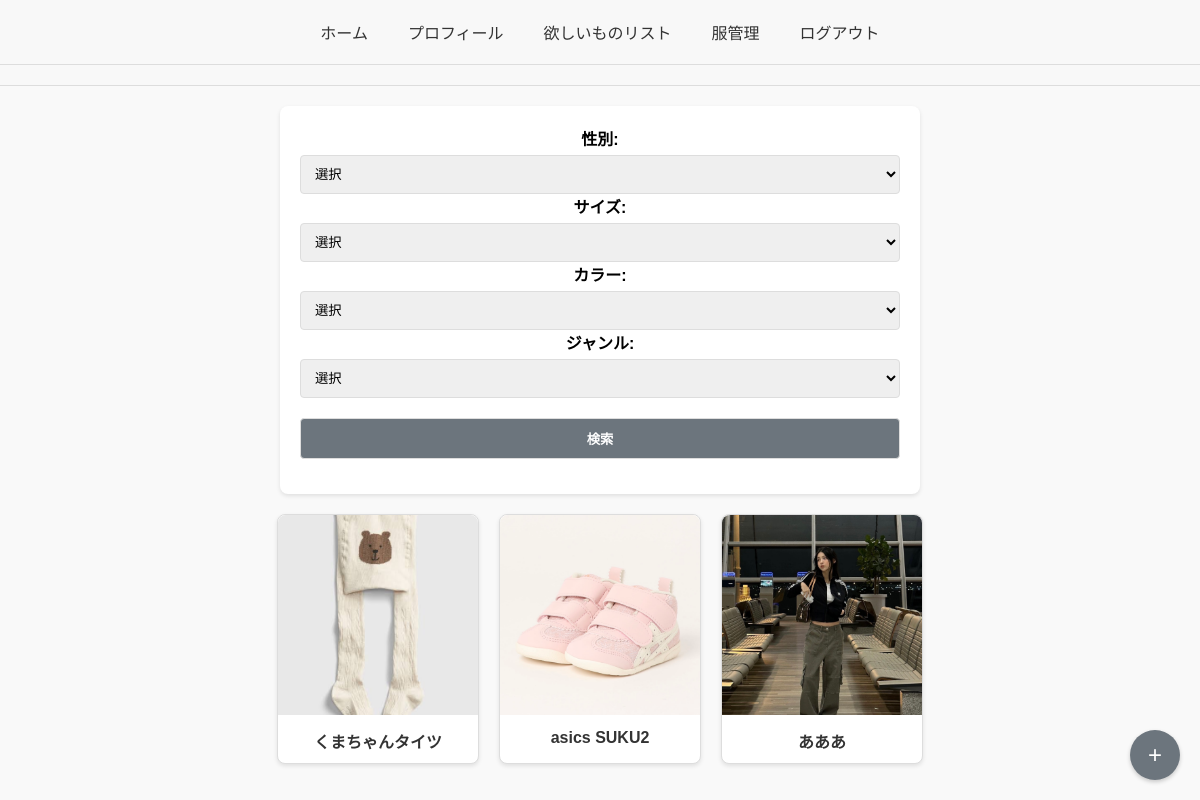
The page /clothes on the database as committed earlier.
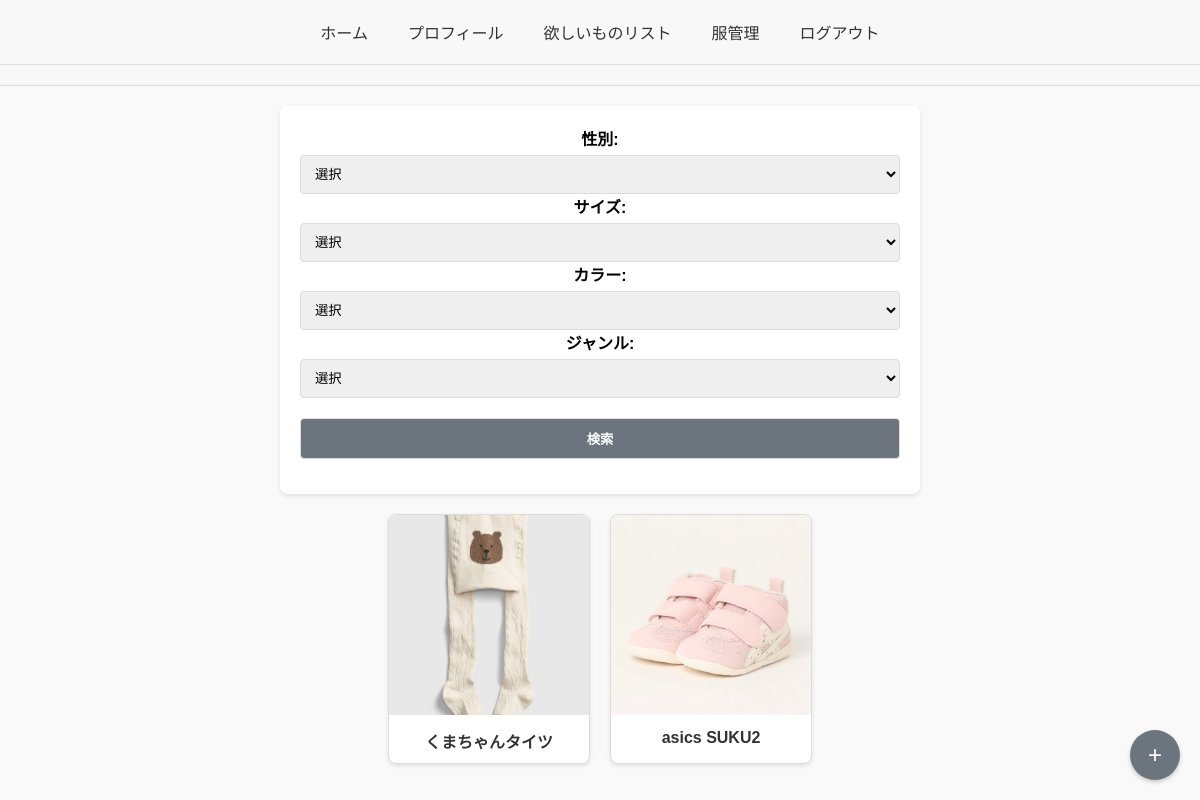
The same page on the database as committed later.
### app/models.py (models this page shows, shortened)
class Clothes(models.Model):
    GENDER_CHOICES = [
        ('Male', '男性'),
        ('Female', '女性'),
        ('Other', 'その他'),
    ]
    SIZE_CHOICES = [
        ('50~60', '50~60'),
        ('70', '70'),
        ('80', '80'),
        ('90', '90'),
        ('100', '100'),
        ('110', '110'),
        ('120', '120'),
        ('130', '130'),
        ('140', '140'),
    ]
    GENRE_CHOICES = [
        ('tops', 'トップス'),
        ('skirts', 'スカート'),
        ('outer', 'アウター'),
        ('onepiece', 'ワンピース'),
        ('pants', 'パンツ'),
        ('hat', '帽子'),
        ('maternity', 'マタニティ'),
        ('baby', 'ベビー'),
        ('other', 'その他'),
    ]
    COLOR_CHOICES = [
        ('white', '白'),
        ('black', '黒'),
        ('gray', 'グレー'),
        ('brown', '茶'),
        ('beige', 'ベージュ'),
        ('green', '緑'),
        ('blue', '青'),
        ('purple', '紫'),
        ('yellow', '黄'),
        ('pink', 'ピンク'),
        ('red', '赤'),
        ('orange', 'オレンジ'),
        ('other', 'その他'),
    ]
    title = models.CharField(max_length=50)
    size = models.CharField(max_length=10, choices=SIZE_CHOICES)
    genre = models.CharField(max_length=20, choices=GENRE_CHOICES)
    gender = models.CharField(max_length=10, choices=GENDER_CHOICES, default='Unisex')
    color = models.CharField(max_length=10, choices=COLOR_CHOICES)
    price = models.DecimalField(max_digits=10, decimal_places=2, null=True, blank=True)
    memo = models.TextField(null=True, blank=True)
    image = models.ImageField(upload_to='clothes_images/', null=True, blank=True)
    created_at = models.DateTimeField(auto_now_add=True)

### app/views.py (the view)
# urls.py: path('clothes',ClothesView.as_view(), name='clothes'),
class ClothesView(View):
    def get(self, request):
        clothes = Clothes.objects.all()
        return render(request, "clothes.html", {"clothes": clothes})

### app/templates/clothes.html (shortened to what this page needs)
{% extends 'base.html' %}
{% load static %}
{% block content %}
<head>
</head>
<body>
    <header>
    </header>
    <div class="container">
        <form method="get" action="{% url 'search-results' %}">
                <label for="gender">性別:</label>
                <select id="gender" name="gender">
                    <option value="">選択</option>
                </select>
                <label for="size">サイズ:</label>
                <select id="size" name="size">
                    <option value="">選択</option>
                </select>
                <label for="color">カラー:</label>
                <select id="color" name="color">
                    <option value="">選択</option>
                </select>
                <label for="genre">ジャンル:</label>
                <select id="genre" name="genre">
                    <option value="">選択</option>
                </select>
            <div style="margin-top: 20px;">
                <button type="submit">検索</button>
            </div>
        </form>
        <div class="card-grid">
            {% for item in clothes %}
            <div class="card">
                <a href="{% url 'clothes_detail' item.id %}">
                    {% if item.image %}
                        <img src="{{ item.image.url }}" alt="{{ item.title }}">
                    {% else %}
                        <img src="https://via.placeholder.com/200?text=No+Image" alt="画像なし">
                    {% endif %}
                    <div class="card-title">{{ item.title }}</div>
                </a>
            </div>
            {% endfor %}
        </div>
    </div>
    <div class="add-button" onclick="window.location.href='{% url 'clothes_create' %}'">+</div>
</body>
</html>
{% endblock %}

Rows that differ between the two databases and show on the page:
removed Clothes: image (picture), title "あああ"
